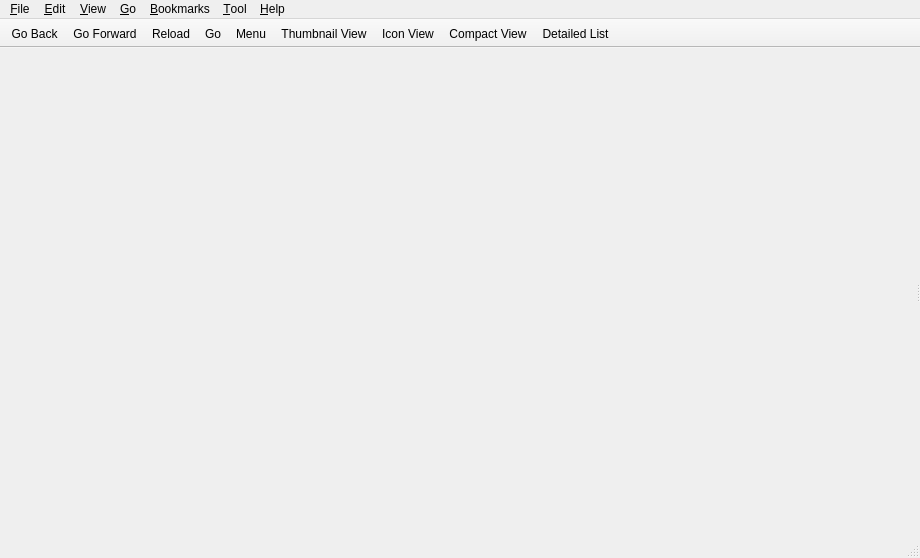
<?xml version="1.0" encoding="UTF-8"?>
<ui version="4.0">
 <class>MainWindow</class>
 <widget class="QMainWindow" name="MainWindow">
  <property name="geometry">
   <rect>
    <x>0</x>
    <y>0</y>
    <width>920</width>
    <height>558</height>
   </rect>
  </property>
  <property name="windowTitle">
   <string>File Manager</string>
  </property>
  <property name="windowIcon">
   <iconset theme="folder">
    <normaloff>.</normaloff>.</iconset>
  </property>
  <widget class="QWidget" name="centralwidget">
   <layout class="QVBoxLayout" name="verticalLayout">
    <property name="leftMargin">
     <number>0</number>
    </property>
    <property name="topMargin">
     <number>0</number>
    </property>
    <property name="rightMargin">
     <number>0</number>
    </property>
    <property name="bottomMargin">
     <number>0</number>
    </property>
    <item>
     <widget class="QSplitter" name="splitter">
      <property name="orientation">
       <enum>Qt::Horizontal</enum>
      </property>
      <widget class="Fm::SidePane" name="sidePane" native="true">
       <property name="sizePolicy">
        <sizepolicy hsizetype="Preferred" vsizetype="Expanding">
         <horstretch>0</horstretch>
         <verstretch>0</verstretch>
        </sizepolicy>
       </property>
      </widget>
      <widget class="QSplitter" name="viewSplitter">
       <property name="orientation">
        <enum>Qt::Horizontal</enum>
       </property>
      </widget>
     </widget>
    </item>
   </layout>
  </widget>
  <widget class="QMenuBar" name="menubar">
   <property name="geometry">
    <rect>
     <x>0</x>
     <y>0</y>
     <width>920</width>
     <height>22</height>
    </rect>
   </property>
   <property name="contextMenuPolicy">
    <enum>Qt::PreventContextMenu</enum>
   </property>
   <widget class="QMenu" name="menu_File">
    <property name="title">
     <string>&amp;File</string>
    </property>
    <widget class="QMenu" name="menuCreateNew">
     <property name="title">
      <string>C&amp;reate New</string>
     </property>
     <addaction name="actionNewFolder"/>
     <addaction name="actionNewBlankFile"/>
    </widget>
    <addaction name="actionNewWin"/>
    <addaction name="separator"/>
    <addaction name="menuCreateNew"/>
    <addaction name="separator"/>
    <addaction name="actionFileProperties"/>
    <addaction name="actionFolderProperties"/>
    <addaction name="separator"/>
    <addaction name="actionCloseTab"/>
    <addaction name="actionCloseWindow"/>
   </widget>
   <widget class="QMenu" name="menu_Help">
    <property name="title">
     <string>&amp;Help</string>
    </property>
    <addaction name="actionAbout"/>
    <addaction name="actionHiddenShortcuts"/>
   </widget>
   <widget class="QMenu" name="menu_View">
    <property name="title">
     <string>&amp;View</string>
    </property>
    <widget class="QMenu" name="menuSorting">
     <property name="title">
      <string>&amp;Sorting</string>
     </property>
     <addaction name="actionByFileName"/>
     <addaction name="actionByMTime"/>
     <addaction name="actionByDTime"/>
     <addaction name="actionByFileSize"/>
     <addaction name="actionByFileType"/>
     <addaction name="actionByOwner"/>
     <addaction name="actionByGroup"/>
     <addaction name="separator"/>
     <addaction name="actionAscending"/>
     <addaction name="actionDescending"/>
     <addaction name="separator"/>
     <addaction name="actionFolderFirst"/>
     <addaction name="actionHiddenLast"/>
     <addaction name="actionCaseSensitive"/>
    </widget>
    <widget class="QMenu" name="menu_View_2">
     <property name="title">
      <string>&amp;View</string>
     </property>
     <addaction name="actionIconView"/>
     <addaction name="actionThumbnailView"/>
     <addaction name="actionCompactView"/>
     <addaction name="actionDetailedList"/>
     <addaction name="separator"/>
    </widget>
    <widget class="QMenu" name="menuToolbars">
     <property name="title">
      <string>&amp;Toolbars</string>
     </property>
     <addaction name="actionFilter"/>
     <addaction name="actionMenu_bar"/>
    </widget>
    <widget class="QMenu" name="menuPathBarStyle">
     <property name="title">
      <string>Path &amp;Bar</string>
     </property>
     <addaction name="actionLocationBar"/>
     <addaction name="actionPathButtons"/>
    </widget>
    <widget class="QMenu" name="menuFiltering">
     <property name="title">
      <string>&amp;Filtering</string>
     </property>
     <addaction name="actionShowFilter"/>
     <addaction name="actionUnfilter"/>
    </widget>
    <addaction name="actionReload"/>
    <addaction name="separator"/>
    <addaction name="actionShowHidden"/>
    <addaction name="actionShowThumbnails"/>
    <addaction name="actionSplitView"/>
    <addaction name="menuSorting"/>
    <addaction name="menu_View_2"/>
    <addaction name="actionPreserveView"/>
    <addaction name="separator"/>
    <addaction name="actionSidePane"/>
    <addaction name="menuToolbars"/>
    <addaction name="menuPathBarStyle"/>
    <addaction name="separator"/>
    <addaction name="menuFiltering"/>
   </widget>
   <widget class="QMenu" name="menu_Edit">
    <property name="title">
     <string>&amp;Edit</string>
    </property>
    <addaction name="actionCut"/>
    <addaction name="actionCopy"/>
    <addaction name="actionPaste"/>
    <addaction name="actionRename"/>
    <addaction name="actionDelete"/>
    <addaction name="separator"/>
    <addaction name="actionSelectAll"/>
    <addaction name="actionInvertSelection"/>
    <addaction name="separator"/>
    <addaction name="separator"/>
    <addaction name="actionBulkRename"/>
    <addaction name="separator"/>
    <addaction name="actionPreferences"/>
   </widget>
   <widget class="QMenu" name="menu_Bookmarks">
    <property name="title">
     <string>&amp;Bookmarks</string>
    </property>
    <addaction name="actionAddToBookmarks"/>
    <addaction name="actionEditBookmarks"/>
   </widget>
   <widget class="QMenu" name="menu_Go">
    <property name="title">
     <string>&amp;Go</string>
    </property>
    <addaction name="actionHome"/>
    <addaction name="actionDesktop"/>
    <addaction name="actionComputer"/>
    <addaction name="actionTrash"/>
    <addaction name="actionNetwork"/>
    <addaction name="actionApplications"/>
    <addaction name="separator"/>
    <addaction name="actionGoBack"/>
    <addaction name="actionGoForward"/>
    <addaction name="separator"/>
    <addaction name="actionConnectToServer"/>
   </widget>
   <widget class="QMenu" name="menu_Tool">
    <property name="title">
     <string>&amp;Tool</string>
    </property>
    <addaction name="actionOpenTerminal"/>
    <addaction name="actionOpenAsRoot"/>
    <addaction name="actionCopyFullPath"/>
    <addaction name="actionFindFiles"/>
   </widget>
   <addaction name="menu_File"/>
   <addaction name="menu_Edit"/>
   <addaction name="menu_View"/>
   <addaction name="menu_Go"/>
   <addaction name="menu_Bookmarks"/>
   <addaction name="menu_Tool"/>
   <addaction name="menu_Help"/>
  </widget>
  <widget class="PCManFM::StatusBar" name="statusbar"/>
  <widget class="QToolBar" name="toolBar">
   <property name="contextMenuPolicy">
    <enum>Qt::PreventContextMenu</enum>
   </property>
   <property name="windowTitle">
    <string>Main Toolbar</string>
   </property>
   <property name="movable">
    <bool>false</bool>
   </property>
   <property name="floatable">
    <bool>false</bool>
   </property>
   <attribute name="toolBarArea">
    <enum>TopToolBarArea</enum>
   </attribute>
   <attribute name="toolBarBreak">
    <bool>false</bool>
   </attribute>
   <addaction name="actionGoBack"/>
   <addaction name="actionGoForward"/>
   <addaction name="actionReload"/>
   <addaction name="actionGo"/>
   <addaction name="actionMenu"/>
   <addaction name="actionThumbnailView"/>
   <addaction name="actionIconView"/>
   <addaction name="actionCompactView"/>
   <addaction name="actionDetailedList"/>
  </widget>
  <action name="actionHome">
   <property name="icon">
    <iconset theme="user-home">
     <normaloff>.</normaloff>.</iconset>
   </property>
   <property name="text">
    <string>&amp;Home</string>
   </property>
   <property name="shortcut">
    <string>Alt+Home</string>
   </property>
  </action>
  <action name="actionReload">
   <property name="icon">
    <iconset theme="view-refresh">
     <normaloff>.</normaloff>.</iconset>
   </property>
   <property name="text">
    <string>&amp;Reload</string>
   </property>
   <property name="shortcut">
    <string>F5</string>
   </property>
  </action>
  <action name="actionGo">
   <property name="icon">
    <iconset theme="go-jump">
     <normaloff>.</normaloff>.</iconset>
   </property>
   <property name="text">
    <string>Go</string>
   </property>
  </action>
  <action name="actionQuit">
   <property name="icon">
    <iconset theme="application-exit">
     <normaloff>.</normaloff>.</iconset>
   </property>
   <property name="text">
    <string>Quit</string>
   </property>
  </action>
  <action name="actionAbout">
   <property name="icon">
    <iconset theme="help-about">
     <normaloff>.</normaloff>.</iconset>
   </property>
   <property name="text">
    <string>&amp;About</string>
   </property>
  </action>
  <action name="actionNewWin">
   <property name="icon">
    <iconset theme="window-new">
     <normaloff>.</normaloff>.</iconset>
   </property>
   <property name="text">
    <string>&amp;New Window</string>
   </property>
   <property name="toolTip">
    <string>New Window</string>
   </property>
   <property name="shortcut">
    <string>Ctrl+N</string>
   </property>
  </action>
  <action name="actionShowHidden">
   <property name="checkable">
    <bool>true</bool>
   </property>
   <property name="text">
    <string>Show &amp;Hidden</string>
   </property>
   <property name="shortcut">
    <string>Ctrl+H</string>
   </property>
  </action>
  <action name="actionComputer">
   <property name="icon">
    <iconset theme="computer">
     <normaloff>.</normaloff>.</iconset>
   </property>
   <property name="text">
    <string>&amp;Computer</string>
   </property>
  </action>
  <action name="actionTrash">
   <property name="icon">
    <iconset theme="user-trash">
     <normaloff>.</normaloff>.</iconset>
   </property>
   <property name="text">
    <string>&amp;Trash</string>
   </property>
  </action>
  <action name="actionNetwork">
   <property name="text">
    <string>&amp;Network</string>
   </property>
  </action>
  <action name="actionDesktop">
   <property name="icon">
    <iconset theme="user-desktop">
     <normaloff>.</normaloff>.</iconset>
   </property>
   <property name="text">
    <string>&amp;Desktop</string>
   </property>
  </action>
  <action name="actionAddToBookmarks">
   <property name="icon">
    <iconset theme="list-add">
     <normaloff>.</normaloff>.</iconset>
   </property>
   <property name="text">
    <string>&amp;Add to Bookmarks</string>
   </property>
  </action>
  <action name="actionApplications">
   <property name="text">
    <string>&amp;Applications</string>
   </property>
  </action>
  <action name="actionReload_2">
   <property name="text">
    <string>Reload</string>
   </property>
  </action>
  <action name="actionIconView">
   <property name="checkable">
    <bool>true</bool>
   </property>
   <property name="text">
    <string>&amp;Icon View</string>
   </property>
  </action>
  <action name="actionCompactView">
   <property name="checkable">
    <bool>true</bool>
   </property>
   <property name="text">
    <string>&amp;Compact View</string>
   </property>
  </action>
  <action name="actionDetailedList">
   <property name="checkable">
    <bool>true</bool>
   </property>
   <property name="text">
    <string>&amp;Detailed List</string>
   </property>
  </action>
  <action name="actionThumbnailView">
   <property name="checkable">
    <bool>true</bool>
   </property>
   <property name="text">
    <string>&amp;Thumbnail View</string>
   </property>
  </action>
  <action name="actionCut">
   <property name="icon">
    <iconset theme="edit-cut">
     <normaloff>.</normaloff>.</iconset>
   </property>
   <property name="text">
    <string>Cu&amp;t</string>
   </property>
   <property name="shortcut">
    <string>Ctrl+X</string>
   </property>
  </action>
  <action name="actionCopy">
   <property name="icon">
    <iconset theme="edit-copy">
     <normaloff>.</normaloff>.</iconset>
   </property>
   <property name="text">
    <string>&amp;Copy</string>
   </property>
   <property name="shortcut">
    <string>Ctrl+C</string>
   </property>
  </action>
  <action name="actionPaste">
   <property name="icon">
    <iconset theme="edit-paste">
     <normaloff>.</normaloff>.</iconset>
   </property>
   <property name="text">
    <string>&amp;Paste</string>
   </property>
   <property name="shortcut">
    <string>Ctrl+V</string>
   </property>
  </action>
  <action name="actionSelectAll">
   <property name="text">
    <string>Select &amp;All</string>
   </property>
   <property name="shortcut">
    <string>Ctrl+A</string>
   </property>
  </action>
  <action name="actionPreferences">
   <property name="text">
    <string>Pr&amp;eferences</string>
   </property>
  </action>
  <action name="actionAscending">
   <property name="checkable">
    <bool>true</bool>
   </property>
   <property name="text">
    <string>&amp;Ascending</string>
   </property>
  </action>
  <action name="actionDescending">
   <property name="checkable">
    <bool>true</bool>
   </property>
   <property name="text">
    <string>&amp;Descending</string>
   </property>
  </action>
  <action name="actionByFileName">
   <property name="checkable">
    <bool>true</bool>
   </property>
   <property name="text">
    <string>&amp;By File Name</string>
   </property>
  </action>
  <action name="actionByMTime">
   <property name="checkable">
    <bool>true</bool>
   </property>
   <property name="text">
    <string>By &amp;Modification Time</string>
   </property>
  </action>
  <action name="actionByDTime">
   <property name="checkable">
    <bool>true</bool>
   </property>
   <property name="text">
    <string>By Deletio&amp;n Time</string>
   </property>
  </action>
  <action name="actionByFileType">
   <property name="checkable">
    <bool>true</bool>
   </property>
   <property name="text">
    <string>By File &amp;Type</string>
   </property>
  </action>
  <action name="actionByOwner">
   <property name="checkable">
    <bool>true</bool>
   </property>
   <property name="text">
    <string>By &amp;Owner</string>
   </property>
  </action>
  <action name="actionByGroup">
   <property name="checkable">
    <bool>true</bool>
   </property>
   <property name="text">
    <string>By &amp;Group</string>
   </property>
  </action>
  <action name="actionFolderFirst">
   <property name="checkable">
    <bool>true</bool>
   </property>
   <property name="text">
    <string>&amp;Folder First</string>
   </property>
  </action>
  <action name="actionHiddenLast">
   <property name="checkable">
    <bool>true</bool>
   </property>
   <property name="text">
    <string>&amp;Hidden Last</string>
   </property>
  </action>
  <action name="actionPreserveSorting">
   <property name="checkable">
    <bool>true</bool>
   </property>
   <property name="text">
    <string>&amp;Preserve sorting for this folder</string>
   </property>
  </action>
  <action name="actionGoBack">
   <property name="icon">
    <iconset theme="go-previous">
     <normaloff>.</normaloff>.</iconset>
   </property>
   <property name="text">
    <string>Go &amp;Back</string>
   </property>
   <property name="toolTip">
    <string>Go Back</string>
   </property>
   <property name="shortcut">
    <string>Alt+Left</string>
   </property>
  </action>
  <action name="actionGoForward">
   <property name="icon">
    <iconset theme="go-next">
     <normaloff>.</normaloff>.</iconset>
   </property>
   <property name="text">
    <string>Go &amp;Forward</string>
   </property>
   <property name="toolTip">
    <string>Go Forward</string>
   </property>
   <property name="shortcut">
    <string>Alt+Right</string>
   </property>
  </action>
  <action name="actionInvertSelection">
   <property name="text">
    <string>&amp;Invert Selection</string>
   </property>
  </action>
  <action name="actionDelete">
   <property name="icon">
    <iconset theme="edit-delete">
     <normaloff>.</normaloff>.</iconset>
   </property>
   <property name="text">
    <string>&amp;Delete</string>
   </property>
   <property name="shortcut">
    <string>Del</string>
   </property>
  </action>
  <action name="actionRename">
   <property name="text">
    <string>&amp;Rename</string>
   </property>
   <property name="shortcut">
    <string>F2</string>
   </property>
  </action>
  <action name="actionCloseTab">
   <property name="text">
    <string>C&amp;lose Tab</string>
   </property>
   <property name="shortcut">
    <string>Ctrl+W</string>
   </property>
  </action>
  <action name="actionFileProperties">
   <property name="text">
    <string>File &amp;Properties</string>
   </property>
   <property name="shortcut">
    <string>Alt+Return</string>
   </property>
  </action>
  <action name="actionFolderProperties">
   <property name="text">
    <string>&amp;Folder Properties</string>
   </property>
  </action>
  <action name="actionCaseSensitive">
   <property name="checkable">
    <bool>true</bool>
   </property>
   <property name="text">
    <string>&amp;Case Sensitive</string>
   </property>
  </action>
  <action name="actionByFileSize">
   <property name="checkable">
    <bool>true</bool>
   </property>
   <property name="text">
    <string>By File &amp;Size</string>
   </property>
  </action>
  <action name="actionCloseWindow">
   <property name="text">
    <string>&amp;Close Window</string>
   </property>
   <property name="shortcut">
    <string>Ctrl+Q</string>
   </property>
  </action>
  <action name="actionEdit_Bookmarks">
   <property name="text">
    <string>Edit Bookmarks</string>
   </property>
  </action>
  <action name="actionOpenTerminal">
   <property name="text">
    <string>Open &amp;Terminal</string>
   </property>
   <property name="shortcut">
    <string>F4</string>
   </property>
  </action>
  <action name="actionOpenAsRoot">
   <property name="text">
    <string>Open as &amp;Root</string>
   </property>
  </action>
  <action name="actionEditBookmarks">
   <property name="text">
    <string>&amp;Edit Bookmarks</string>
   </property>
  </action>
  <action name="actionNewFolder">
   <property name="icon">
    <iconset theme="folder-new">
     <normaloff>.</normaloff>.</iconset>
   </property>
   <property name="text">
    <string>&amp;Folder</string>
   </property>
   <property name="shortcut">
    <string>Ctrl+Shift+N</string>
   </property>
  </action>
  <action name="actionNewBlankFile">
   <property name="icon">
    <iconset theme="document-new">
     <normaloff>.</normaloff>.</iconset>
   </property>
   <property name="text">
    <string>&amp;Blank File</string>
   </property>
   <property name="shortcut">
    <string>Ctrl+Alt+N</string>
   </property>
  </action>
  <action name="actionFindFiles">
   <property name="text">
    <string>&amp;Find Files</string>
   </property>
   <property name="shortcut">
    <string>F3</string>
   </property>
  </action>
  <action name="actionFilter">
   <property name="checkable">
    <bool>true</bool>
   </property>
   <property name="text">
    <string>Permanent &amp;filter bar</string>
   </property>
   <property name="shortcut">
    <string>Ctrl+B</string>
   </property>
  </action>
  <action name="actionUnfilter">
   <property name="text">
    <string>&amp;Clear All Filters</string>
   </property>
   <property name="shortcut">
    <string>Ctrl+Shift+K</string>
   </property>
  </action>
  <action name="actionCloseLeft">
   <property name="icon">
    <iconset theme="go-previous">
     <normaloff>.</normaloff>.</iconset>
   </property>
   <property name="text">
    <string>Close &amp;previous tabs</string>
   </property>
  </action>
  <action name="actionCloseRight">
   <property name="icon">
    <iconset theme="go-next">
     <normaloff>.</normaloff>.</iconset>
   </property>
   <property name="text">
    <string>Close &amp;next tabs</string>
   </property>
  </action>
  <action name="actionCloseOther">
   <property name="text">
    <string>Close &amp;other tabs</string>
   </property>
  </action>
  <action name="actionMenu_bar">
   <property name="checkable">
    <bool>true</bool>
   </property>
   <property name="text">
    <string>&amp;Menu bar</string>
   </property>
   <property name="toolTip">
    <string>Menu bar</string>
   </property>
   <property name="shortcut">
    <string>Ctrl+M</string>
   </property>
  </action>
  <action name="actionMenu">
   <property name="icon">
    <iconset theme="application-menu">
     <normaloff>.</normaloff>.</iconset>
   </property>
   <property name="text">
    <string>Menu</string>
   </property>
   <property name="toolTip">
    <string>Menu</string>
   </property>
  </action>
  <action name="actionPreserveView">
   <property name="checkable">
    <bool>true</bool>
   </property>
   <property name="text">
    <string>&amp;Preserve Settings for This Folder</string>
   </property>
  </action>
  <action name="actionConnectToServer">
   <property name="text">
    <string>Connect to &amp;Server</string>
   </property>
  </action>
  <action name="actionLocationBar">
   <property name="checkable">
    <bool>true</bool>
   </property>
   <property name="text">
    <string>&amp;Location</string>
   </property>
  </action>
  <action name="actionPathButtons">
   <property name="checkable">
    <bool>true</bool>
   </property>
   <property name="text">
    <string>&amp;Path Buttons</string>
   </property>
  </action>
  <action name="actionBulkRename">
   <property name="text">
    <string>&amp;Bulk Rename</string>
   </property>
   <property name="toolTip">
    <string>Bulk Rename</string>
   </property>
   <property name="shortcut">
    <string>Ctrl+F2</string>
   </property>
  </action>
  <action name="actionShowFilter">
   <property name="text">
    <string>&amp;Show/Focus Filter Bar</string>
   </property>
   <property name="toolTip">
    <string>Show Filter Bar</string>
   </property>
   <property name="shortcut">
    <string>Ctrl+I</string>
   </property>
  </action>
  <action name="actionSplitView">
   <property name="checkable">
    <bool>true</bool>
   </property>
   <property name="text">
    <string>S&amp;plit View</string>
   </property>
   <property name="toolTip">
    <string>Split View</string>
   </property>
   <property name="shortcut">
    <string>F6</string>
   </property>
  </action>
  <action name="actionCopyFullPath">
   <property name="text">
    <string>&amp;Copy Full Path</string>
   </property>
   <property name="shortcut">
    <string>Ctrl+Shift+C</string>
   </property>
  </action>
  <action name="actionShowThumbnails">
   <property name="checkable">
    <bool>true</bool>
   </property>
   <property name="checked">
    <bool>true</bool>
   </property>
   <property name="text">
    <string>Show Thumb&amp;nails</string>
   </property>
   <property name="toolTip">
    <string>Show Thumbnails</string>
   </property>
  </action>
  <action name="actionSidePane">
   <property name="checkable">
    <bool>true</bool>
   </property>
   <property name="text">
    <string>S&amp;ide Pane</string>
   </property>
   <property name="shortcut">
    <string>F9</string>
   </property>
  </action>
  <action name="actionHiddenShortcuts">
   <property name="text">
    <string>Hidden &amp;Shortcuts</string>
   </property>
  </action>
 </widget>
 <customwidgets>
  <customwidget>
   <class>PCManFM::StatusBar</class>
   <extends>QStatusBar</extends>
   <header>statusbar.h</header>
   <container>1</container>
  </customwidget>
  <customwidget>
   <class>Fm::SidePane</class>
   <extends>QWidget</extends>
   <header location="global">libpandafm/sidepane.h</header>
   <container>1</container>
  </customwidget>
 </customwidgets>
 <resources/>
 <connections/>
</ui>
